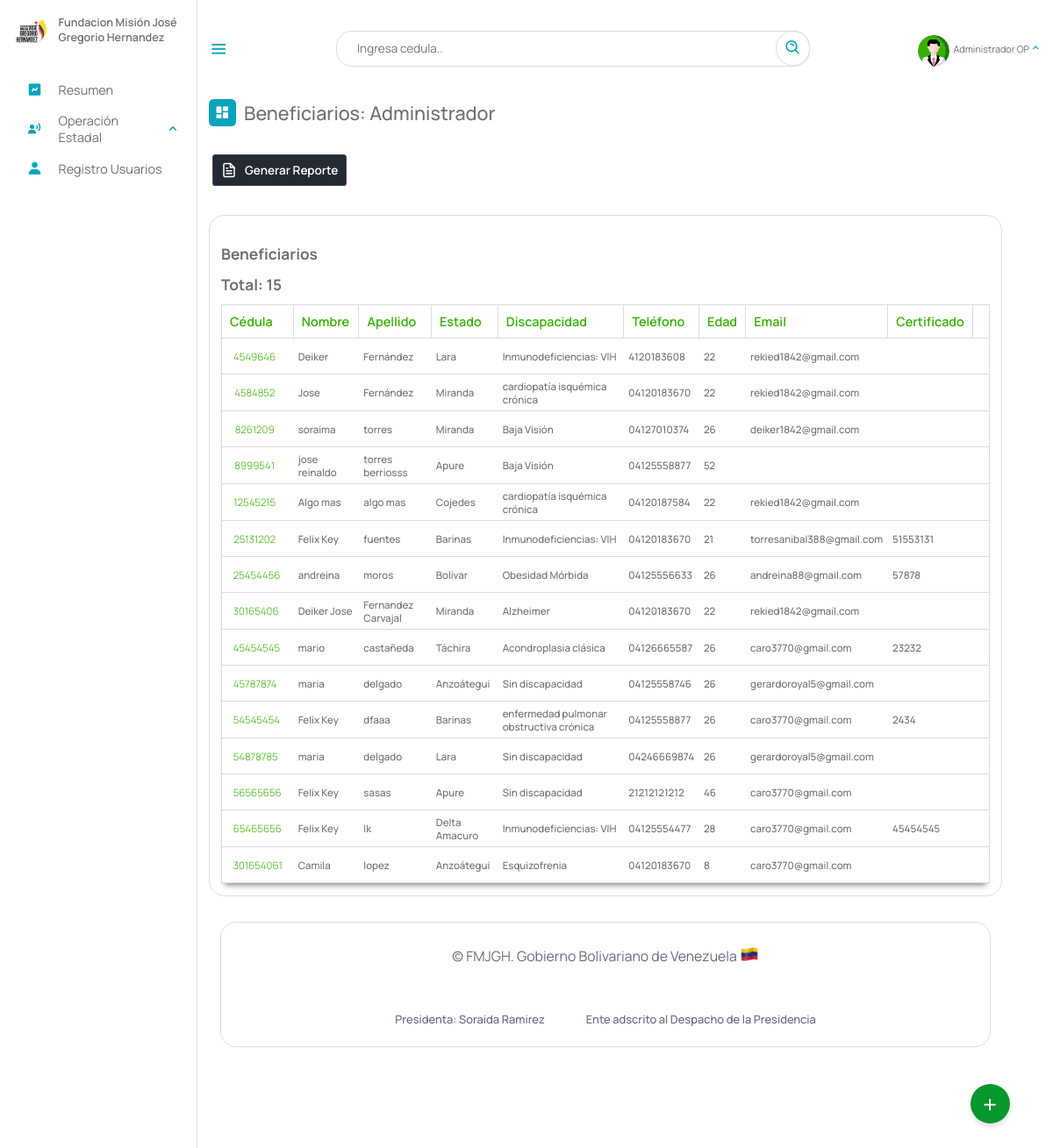
Page /Escritorio/Beneficiarios.php (signed in) on the earlier database version.
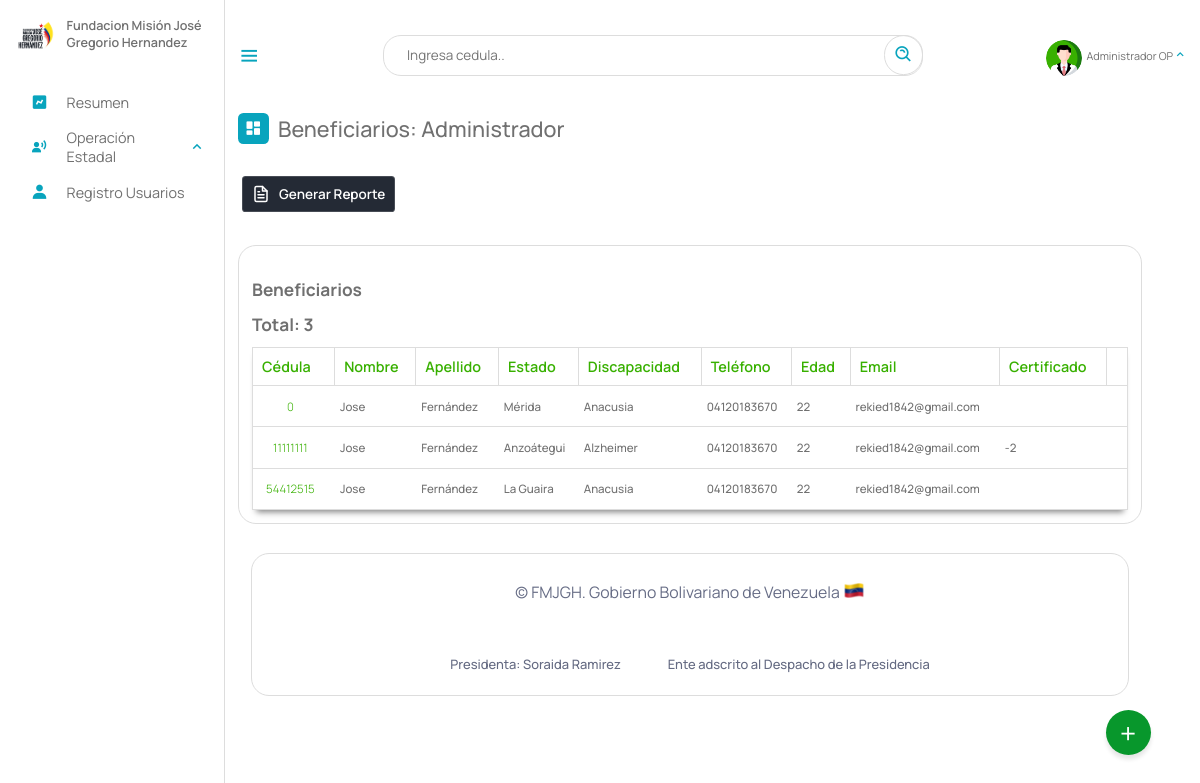
Same page on the later database version.
### tables this page shows
CREATE TABLE `beneficiario` (
  `cedula` int(12) NOT NULL,
  `nombre` text NOT NULL,
  `apellido` text NOT NULL,
  `fecha_naci` date NOT NULL,
  `email` varchar(50) NOT NULL,
  `telefono` varchar(12) NOT NULL,
  `nacionalidad` char(2) NOT NULL,
  `edad` int(2) NOT NULL,
  `sexo` char(1) NOT NULL,
  `edo_civil` text NOT NULL,
  `nro_hijo` int(2) DEFAULT NULL,
  `estado` varchar(10) NOT NULL,
  `municipio` varchar(20) NOT NULL,
  `parroquia` varchar(10) NOT NULL,
  `discapacidad` varchar(10) NOT NULL,
  `atencion_solicitada` varchar(10) NOT NULL,
  `certificado` varchar(50) DEFAULT NULL,
  `registrado_por` text DEFAULT NULL,
  `fecha_registro` date NOT NULL,
  PRIMARY KEY (`cedula`),
  KEY `estado` (`estado`),
  KEY `discapacidad` (`discapacidad`),
  KEY `atencion_solicitada` (`atencion_solicitada`),
  KEY `municipio` (`municipio`),
  KEY `parroquia` (`parroquia`),
  CONSTRAINT `beneficiario_ibfk_1` FOREIGN KEY (`estado`) REFERENCES `estados` (`id_estados`) ON DELETE CASCADE,
  CONSTRAINT `beneficiario_ibfk_2` FOREIGN KEY (`municipio`) REFERENCES `municipios` (`id_municipios`) ON DELETE CASCADE,
  CONSTRAINT `beneficiario_ibfk_3` FOREIGN KEY (`parroquia`) REFERENCES `parroquia` (`id`) ON DELETE CASCADE ON UPDATE CASCADE,
  CONSTRAINT `beneficiario_ibfk_4` FOREIGN KEY (`discapacidad`) REFERENCES `discapacid_e` (`id_e`) ON DELETE CASCADE,
  CONSTRAINT `beneficiario_ibfk_5` FOREIGN KEY (`atencion_solicitada`) REFERENCES `tipoatencion` (`id`) ON DELETE CASCADE
);

CREATE TABLE `estados` (
  `id_estados` varchar(10) NOT NULL,
  `nombre_estado` text NOT NULL,
  `codigo` varchar(255) NOT NULL,
  PRIMARY KEY (`id_estados`)
);

CREATE TABLE `discapacid_e` (
  `nombre_e` text NOT NULL,
  `id_e` varchar(10) NOT NULL,
  `general` varchar(10) NOT NULL,
  PRIMARY KEY (`id_e`),
  KEY `general` (`general`),
  CONSTRAINT `discapacid_e_ibfk_1` FOREIGN KEY (`general`) REFERENCES `discapacid` (`id_disca`) ON DELETE CASCADE
);

### php/01-discapacitados.php (called while the page is built, shortened)
<?php
include_once("ManejadorBD.php");
class Discapacitados extends ManejadorBD
{
	private $cnn;
	public function __construct($tipoConexion)
	{
		$this->cnn = parent::conectar($tipoConexion);
	}
	public function consultageneral()
	{
		try {
			$stmt = $this->cnn->prepare("SELECT beneficiario.cedula, beneficiario.nombre, beneficiario.apellido, estados.nombre_estado, discapacid_e.nombre_e , beneficiario.telefono, beneficiario.edad, beneficiario.email, beneficiario.certificado, beneficiario.registrado_por FROM `beneficiario`,estados, discapacid_e WHERE beneficiario.estado = estados.id_estados AND beneficiario.discapacidad = discapacid_e.id_e");
			$stmt->setFetchMode(PDO::FETCH_ASSOC);
			$stmt->execute();
			return $stmt->fetchAll();
		} catch (PDOException $error) {
			echo "Error: ejecutando consulta SQL." . $error->getMessage();
			exit();
		}
	}
}

### php/ManejadorBD.php (called while the page is built, shortened)
<?php
	class ManejadorBD extends PDO {
		public $srv	= SRV;
		public $usr	= USR;
		public $pas	= PAS;
		public $dbn	= BDN;
		public function conectar($tipoConexion){
			try{
				switch ($tipoConexion) {
				    case 1:
				        $dsn = "mysql:host=$this->srv;dbname=$this->dbn";
				        break;
				}
				$dbh = new PDO($dsn, $this->usr, $this->pas);
    			$dbh->setAttribute(PDO::ATTR_ERRMODE, PDO::ERRMODE_EXCEPTION);
			}catch(PDOException $error){
                echo "Error al Conectar con la Base de Datos: ".$error->getMessage();
                exit();
			}
            $this->conexionBD = $dbh;
			return $this->conexionBD;
		}
	}
?>

### Escritorio/Beneficiarios.php (the view, shortened to what the changed rows need)
<?php
include_once("partearriba.php");
?>
<link rel="stylesheet" type="text/css" href="https://cdn.datatables.net/1.11.3/css/jquery.dataTables.min.css">
<div class="dash-contenido">
    <div class="tabla-atencion">
        <br>
        <h2>Beneficiarios</h2>
        <h2>Total: <?php
                    include_once("../php/01-discapacitados.php");
                    $beneficiario = new Discapacitados(1);
                    $resultados =  $beneficiario->consultageneral();
                    echo count($resultados);
                    ?></h2>
        <table id="atencion">
            <thead>
                <tr>
                    <th>Cédula</th>
                    <th>Nombre</th>
                    <th>Apellido</th>
                    <th>Estado</th>
                    <th>Discapacidad</th>
                    <th>Teléfono</th>
                    <th>Edad</th>
                    <th>Email</th>
                    <th>Certificado</th>
                    <th></th>
                </tr>
            </thead>
            <tbody id="Beneficiarios1">
                <?php foreach ($resultados as $resultado) : ?>
                    <tr>
                        <td><a class="cedula" id="verBeneficiario" href="__verBeneficiario.php?cedula=<?php echo $resultado['cedula']; ?>"><?php echo $resultado['cedula']; ?> </a></td>
                        <td><?php echo $resultado['nombre']; ?></td>
                        <td><?php echo $resultado['apellido']; ?></td>
                        <td><?php echo $resultado['nombre_estado']; ?></td>
                        <td><?php echo $resultado['nombre_e']; ?></td>
                        <td><?php echo $resultado['telefono']; ?></td>
                        <td><?php echo $resultado['edad']; ?></td>
                        <td><?php echo $resultado['email']; ?></td>
                        <td><?php echo $resultado['certificado']; ?></td>
                        <?php if ($rol == "Superusuario") { ?>
                            <td>
                                <button class="buttons" type="button" onclick="eliminar(<?php echo $resultado['cedula']; ?>)">
                                    <span class="buttons__text">Eliminar </span>
                                    <span class="buttons__icon">
                                        <svg class="svg" height="512" viewBox="0 0 512 512" width="512" xmlns="http://www.w3.org/2000/svg">
                                            <title></title>
                                            <path d="M112,112l20,320c.95,18.49,14.4,32,32,32H348c17.67,0,30.87-13.51,32-32l20-320" style="fill:none;stroke:#fff;stroke-linecap:round;stroke-linejoin:round;stroke-width:32px"></path>
                                            <line style="stroke:#fff;stroke-linecap:round;stroke-miterlimit:10;stroke-width:32px" x1="80" x2="432" y1="112" y2="112"></line>
                                            <path d="M192,112V72h0a23.93,23.93,0,0,1,24-24h80a23.93,23.93,0,0,1,24,24h0v40" style="fill:none;stroke:#fff;stroke-linecap:round;stroke-linejoin:round;stroke-width:32px"></path>
                                            <line style="fill:none;stroke:#fff;stroke-linecap:round;stroke-linejoin:round;stroke-width:32px" x1="256" x2="256" y1="176" y2="400"></line>
                                            <line style="fill:none;stroke:#fff;stroke-linecap:round;stroke-linejoin:round;stroke-width:32px" x1="184" x2="192" y1="176" y2="400"></line>
                                            <line style="fill:none;stroke:#fff;stroke-linecap:round;stroke-linejoin:round;stroke-width:32px" x1="328" x2="320" y1="176" y2="400"></line>
                                        </svg>
                                    </span>
                                </button>
                            </td>
                        <?php }else{
                          echo "<td></td>";
                        } ?>
                    </tr>
                <?php endforeach; ?>
            </tbody>
        </table>
    </div>
    <?php
    include_once("parteabajo.php");
    ?>

Differences in the rows shown:
removed beneficiario: cedula "4549646", nombre "Deiker", apellido "Fernández", estado.nombre_estado "Lara", discapacidad.nombre_e "Inmunodeficiencias: VIH", telefono "4120183608", edad "22", email "rekied1842@gmail.com"
removed beneficiario: cedula "4584852", nombre "Jose", apellido "Fernández", estado.nombre_estado "Miranda", discapacidad.nombre_e "cardiopatía isquémica crónica", telefono "04120183670", edad "22", email "rekied1842@gmail.com"
removed beneficiario: cedula "8261209", nombre "soraima", apellido "torres", estado.nombre_estado "Miranda", discapacidad.nombre_e "Baja Visión", telefono "04127010374", edad "26", email "deiker1842@gmail.com"
removed beneficiario: cedula "8999541", nombre "jose reinaldo", apellido "torres berriosss", estado.nombre_estado "Apure", discapacidad.nombre_e "Baja Visión", telefono "04125558877", edad "52"
removed beneficiario: cedula "12545215", nombre "Algo mas", apellido "algo mas", estado.nombre_estado "Cojedes", discapacidad.nombre_e "cardiopatía isquémica crónica", telefono "04120187584", edad "22", email "rekied1842@gmail.com"
removed beneficiario: cedula "25131202", nombre "Felix Key", apellido "fuentes", estado.nombre_estado "Barinas", discapacidad.nombre_e "Inmunodeficiencias: VIH", telefono "04120183670", edad "21", email "torresanibal388@gmail.com", certificado "51553131"
removed beneficiario: cedula "25454456", nombre "andreina", apellido "moros", estado.nombre_estado "Bolívar", discapacidad.nombre_e "Obesidad Mórbida", telefono "04125556633", edad "26", email "andreina88@gmail.com", certificado "57878"
removed beneficiario: cedula "30165406", nombre "Deiker Jose", apellido "Fernandez Carvajal", estado.nombre_estado "Miranda", discapacidad.nombre_e "Alzheimer", telefono "04120183670", edad "22", email "rekied1842@gmail.com"
removed beneficiario: cedula "45454545", nombre "mario", apellido "castañeda", estado.nombre_estado "Táchira", discapacidad.nombre_e "Acondroplasia clásica", telefono "04126665587", edad "26", email "caro3770@gmail.com", certificado "23232"
removed beneficiario: cedula "45787874", nombre "maria", apellido "delgado", estado.nombre_estado "Anzoátegui", discapacidad.nombre_e "Sin discapacidad", telefono "04125558746", edad "26", email "gerardoroyal5@gmail.com"
removed beneficiario: cedula "54545454", nombre "Felix Key", apellido "dfaaa", estado.nombre_estado "Barinas", discapacidad.nombre_e "enfermedad pulmonar obstructiva crónica", telefono "04125558877", edad "26", email "caro3770@gmail.com", certificado "2434"
removed beneficiario: cedula "54878785", nombre "maria", apellido "delgado", estado.nombre_estado "Lara", discapacidad.nombre_e "Sin discapacidad", telefono "04246669874", edad "26", email "gerardoroyal5@gmail.com"
removed beneficiario: cedula "56565656", nombre "Felix Key", apellido "sasas", estado.nombre_estado "Apure", discapacidad.nombre_e "Sin discapacidad", telefono "21212121212", edad "46", email "caro3770@gmail.com"
removed beneficiario: cedula "65465656", nombre "Felix Key", apellido "lk", estado.nombre_estado "Delta Amacuro", discapacidad.nombre_e "Inmunodeficiencias: VIH", telefono "04125554477", edad "28", email "caro3770@gmail.com", certificado "45454545"
removed beneficiario: cedula "301654061", nombre "Camila", apellido "lopez", estado.nombre_estado "Anzoátegui", discapacidad.nombre_e "Esquizofrenia", telefono "04120183670", edad "8", email "caro3770@gmail.com"
added beneficiario: cedula "0", nombre "Jose", apellido "Fernández", estado.nombre_estado "Mérida", discapacidad.nombre_e "Anacusia", telefono "04120183670", edad "22", email "rekied1842@gmail.com"
added beneficiario: cedula "11111111", nombre "Jose", apellido "Fernández", estado.nombre_estado "Anzoátegui", discapacidad.nombre_e "Alzheimer", telefono "04120183670", edad "22", email "rekied1842@gmail.com", certificado "-2"
added beneficiario: cedula "54412515", nombre "Jose", apellido "Fernández", estado.nombre_estado "La Guaira", discapacidad.nombre_e "Anacusia", telefono "04120183670", edad "22", email "rekied1842@gmail.com"
Other differences:
count($resultados): "15" → "3"
